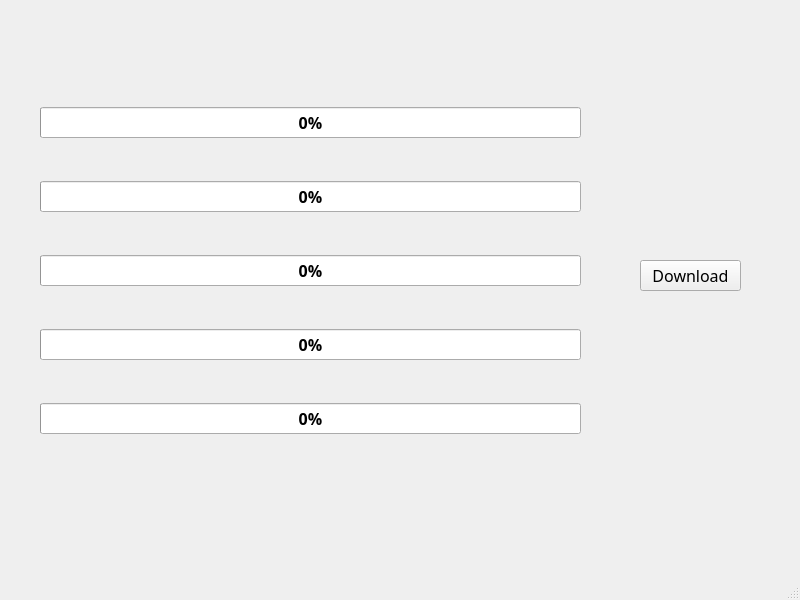
<?xml version="1.0" encoding="UTF-8"?>
<ui version="4.0">
 <class>MainWindow</class>
 <widget class="QMainWindow" name="MainWindow">
  <property name="geometry">
   <rect>
    <x>0</x>
    <y>0</y>
    <width>800</width>
    <height>600</height>
   </rect>
  </property>
  <property name="windowTitle">
   <string>MainWindow</string>
  </property>
  <widget class="QWidget" name="centralwidget">
   <widget class="QWidget" name="verticalLayoutWidget">
    <property name="geometry">
     <rect>
      <x>40</x>
      <y>70</y>
      <width>541</width>
      <height>401</height>
     </rect>
    </property>
    <layout class="QVBoxLayout" name="verticalLayout">
     <item>
      <widget class="QProgressBar" name="progressBar_1">
       <property name="sizeIncrement">
        <size>
         <width>50</width>
         <height>50</height>
        </size>
       </property>
       <property name="font">
        <font>
         <family>나눔고딕</family>
         <pointsize>12</pointsize>
         <weight>75</weight>
         <bold>true</bold>
        </font>
       </property>
       <property name="value">
        <number>0</number>
       </property>
      </widget>
     </item>
     <item>
      <widget class="QProgressBar" name="progressBar_2">
       <property name="font">
        <font>
         <family>나눔고딕</family>
         <pointsize>12</pointsize>
         <weight>75</weight>
         <bold>true</bold>
        </font>
       </property>
       <property name="value">
        <number>0</number>
       </property>
      </widget>
     </item>
     <item>
      <widget class="QProgressBar" name="progressBar_3">
       <property name="font">
        <font>
         <family>나눔고딕</family>
         <pointsize>12</pointsize>
         <weight>75</weight>
         <bold>true</bold>
        </font>
       </property>
       <property name="value">
        <number>0</number>
       </property>
      </widget>
     </item>
     <item>
      <widget class="QProgressBar" name="progressBar_4">
       <property name="font">
        <font>
         <family>나눔고딕</family>
         <pointsize>12</pointsize>
         <weight>75</weight>
         <bold>true</bold>
        </font>
       </property>
       <property name="value">
        <number>0</number>
       </property>
      </widget>
     </item>
     <item>
      <widget class="QProgressBar" name="progressBar_5">
       <property name="font">
        <font>
         <family>나눔고딕</family>
         <pointsize>12</pointsize>
         <weight>75</weight>
         <bold>true</bold>
        </font>
       </property>
       <property name="value">
        <number>0</number>
       </property>
      </widget>
     </item>
    </layout>
   </widget>
   <widget class="QPushButton" name="downloadBtn">
    <property name="geometry">
     <rect>
      <x>640</x>
      <y>260</y>
      <width>101</width>
      <height>31</height>
     </rect>
    </property>
    <property name="font">
     <font>
      <family>맑은 고딕</family>
      <pointsize>12</pointsize>
      <weight>50</weight>
      <bold>false</bold>
     </font>
    </property>
    <property name="cursor">
     <cursorShape>ArrowCursor</cursorShape>
    </property>
    <property name="layoutDirection">
     <enum>Qt::LeftToRight</enum>
    </property>
    <property name="text">
     <string>Download</string>
    </property>
    <property name="autoDefault">
     <bool>false</bool>
    </property>
    <property name="default">
     <bool>false</bool>
    </property>
    <property name="flat">
     <bool>false</bool>
    </property>
   </widget>
  </widget>
  <widget class="QMenuBar" name="menubar">
   <property name="geometry">
    <rect>
     <x>0</x>
     <y>0</y>
     <width>800</width>
     <height>21</height>
    </rect>
   </property>
  </widget>
  <widget class="QStatusBar" name="statusbar"/>
 </widget>
 <resources/>
 <connections>
  <connection>
   <sender>downloadBtn</sender>
   <signal>clicked()</signal>
   <receiver>MainWindow</receiver>
   <slot>download()</slot>
   <hints>
    <hint type="sourcelabel">
     <x>702</x>
     <y>291</y>
    </hint>
    <hint type="destinationlabel">
     <x>752</x>
     <y>458</y>
    </hint>
   </hints>
  </connection>
 </connections>
 <slots>
  <slot>download()</slot>
 </slots>
</ui>
